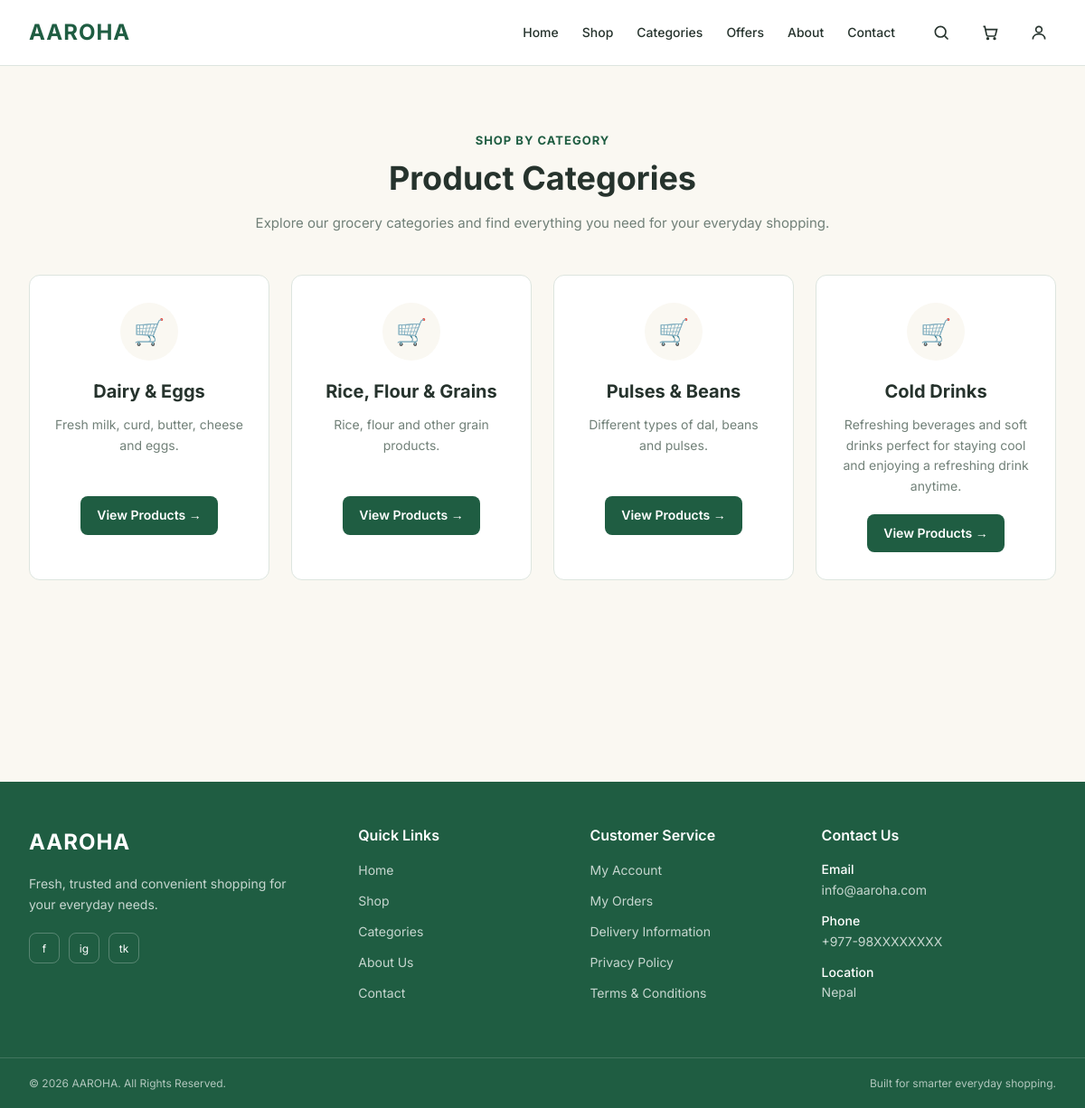
Page /categories/ on the committed database.
### products/models.py (models this page shows, shortened)
class Category(models.Model):
    name = models.CharField(max_length=100)
    description = models.TextField(blank=True)

### MSME/urls.py (the view)
# urls.py: path('categories/', categories, name='categories'),
def categories(request):
    categories = Category.objects.all()
    return render(
        request,
        'pages/categories.html',
        {'categories': categories}
    )

### templates/pages/categories.html (shortened to what this page needs)
{% extends 'base.html' %}
{% block content %}
<section class="categories-section">
    <div class="container">
        <div class="categories-header">
            <span class="section-label">
                SHOP BY CATEGORY
            </span>
            <h1>
                Product Categories
            </h1>
            <p>
                Explore our grocery categories and find
                everything you need for your everyday shopping.
            </p>
        </div>
        <div class="categories-grid">
            {% for category in categories %}
                <div class="category-card">
                    <div class="category-icon">
                        🛒
                    </div>
                    <div class="category-content">
                        <h3>
                            {{ category.name }}
                        </h3>
                        <p>
                            {{ category.description }}
                        </p>
                        <a
                            href="{% url 'products' %}?category={{ category.id }}"
                            class="category-button"
                        >
                            View Products →
                        </a>
                    </div>
                </div>
            {% endfor %}
        </div>
    </div>
</section>
{% endblock %}

### static/css/app.css (style rules this page uses)
:root { --primary: #1F5D42; --primary-dark: #174832; --primary-light: #E8F3EC; --secondary: #7BAE8A; --accent: #E6A93A; --background: #FAF8F2; --surface: #FFFFFF; --text-primary: #26332D; --text-secondary: #718078; --border: #DDE5DF; --success: #2E8B57; --warning: #D99A2B; --danger: #D9534F; --info: #4A90A4; --ai: #665C91; --font-family: "Inter", Arial, sans-serif; --radius-sm: 6px; --radius-md: 8px; --radius-lg: 12px; --radius-xl: 16px; --shadow-sm: 0 2px 8px rgba(38, 51, 45, 0.06); --shadow-md: 0 4px 16px rgba(38, 51, 45, 0.08); --shadow-lg: 0 8px 30px rgba(38, 51, 45, 0.10); --navbar-height: 72px; --sidebar-width: 240px; --max-width: 1440px; }
* { margin: 0; padding: 0; box-sizing: border-box; }
html { scroll-behavior: smooth; }
body { font-family: var(--font-family); background: var(--background); color: var(--text-primary); font-size: 15px; line-height: 1.6; }
a { color: inherit; text-decoration: none; }
.container { width: 100%; max-width: var(--max-width); margin: 0 auto; padding-left: 32px; padding-right: 32px; }
h1 { font-size: 36px; font-weight: 700; line-height: 1.2; }
h3 { font-size: 22px; font-weight: 600; line-height: 1.4; }
p { color: var(--text-secondary); }
.container { width: 100%; max-width: 1440px; margin-left: auto; margin-right: auto; padding-left: 32px; padding-right: 32px; }
.categories-section { padding: 70px 0; background: #FAF8F2; }
.categories-header { text-align: center; max-width: 700px; margin: 0 auto 45px; }
.section-label { display: inline-block; margin-bottom: 10px; color: #1F5D42; font-size: 13px; font-weight: 700; letter-spacing: 1px; }
.categories-header h1 { margin: 0 0 15px; color: #26332D; font-size: 36px; font-weight: 700; }
.categories-header p { margin: 0; color: #718078; font-size: 15px; line-height: 1.7; }
.categories-grid { display: grid; grid-template-columns: repeat(4, 1fr); gap: 24px; }
.category-card { background: #FFFFFF; border: 1px solid #DDE5DF; border-radius: 12px; padding: 30px 24px; text-align: center; transition: 0.3s ease; }
.category-icon { width: 64px; height: 64px; margin: 0 auto 20px; display: flex; align-items: center; justify-content: center; background: #FAF8F2; border-radius: 50%; font-size: 28px; }
.category-content h3 { margin: 0 0 12px; color: #26332D; font-size: 20px; font-weight: 700; }
.category-content p { min-height: 70px; margin: 0 0 20px; color: #718078; font-size: 14px; line-height: 1.6; }
.category-button { display: inline-block; padding: 10px 18px; background: #1F5D42; color: #FFFFFF; border-radius: 8px; text-decoration: none; font-size: 14px; font-weight: 600; transition: 0.3s ease; }

### rows in the picture
Category: name "Dairy & Eggs", description "Fresh milk, curd, butter, cheese and eggs."
Category: name "Rice, Flour & Grains", description "Rice, flour and other grain products."
Category: name "Pulses & Beans", description "Different types of dal, beans and pulses."
Category: name "Cold Drinks", description "Refreshing beverages and soft drinks perfect for staying cool and enjoying a refreshing drink anytime."
